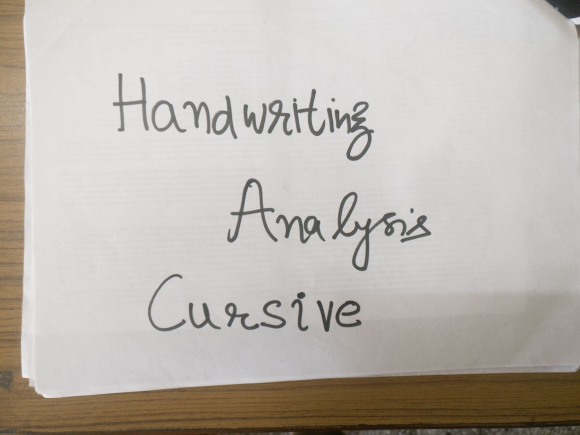
#> input picture 2. Character-seg/c1.jpg, 1160 x 870 px (shown at 1/2 size)
$ python Charseg.py c1.jpg   (older library calls are emulated)
#> lines starting #> are read from the running program, lines starting #| are printed output that depends on the picture; after the words box and inside, x2 and y2 are one past the last pixel; in counts of white or black regions, pixels touching at a corner belong together
import cv2
import numpy as np
from PIL import Image
import os
import sys
import shutil

#import image
imageName=sys.argv[1]
image = cv2.imread(imageName);
#> image is the input picture: shape (870, 1160, 3); mean B, G, R 177.5, 183.9, 189.3
image= cv2.resize(image,(500,500));
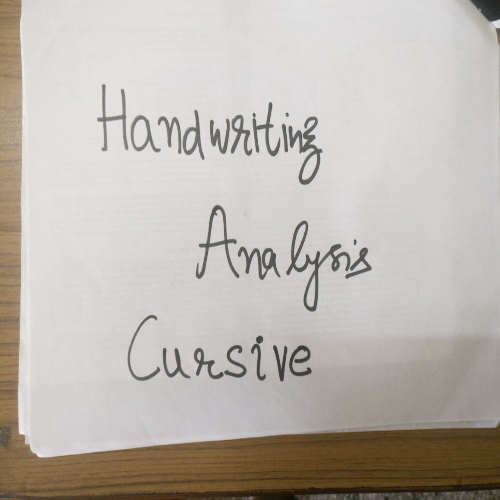
#> image: shape (500, 500, 3); mean B, G, R 177.4, 183.9, 189.3

#cv2.imshow('orig',image)
#cv2.waitKey(0)

#grayscale
gray = cv2.cvtColor(image,cv2.COLOR_BGR2GRAY)
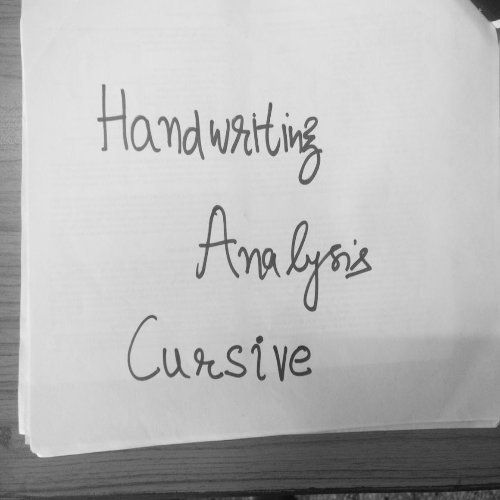
#> gray: shape (500, 500); min 13, max 239, mean 184.7
#cv2.imshow('gray',gray)
cv2.waitKey(0)

#binary
ret,thresh = cv2.threshold(gray,127,255,cv2.THRESH_BINARY_INV)
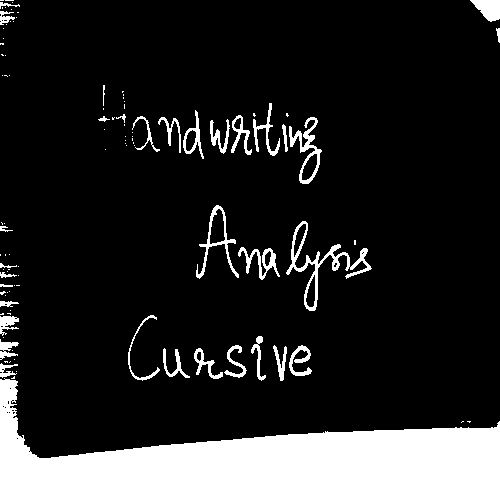
#> thresh: shape (500, 500); 15.7% white; 103 white regions (69 under 20 px)
#cv2.imshow('second',thresh)
cv2.waitKey(0)

#dilation
kernel = np.ones((1,1), np.uint8)
img_dilation = cv2.dilate(thresh, kernel, iterations=1)
#cv2.imshow('dilated',img_dilation)
cv2.waitKey(0)

#find contours
im2,ctrs, hier = cv2.findContours(img_dilation.copy(), cv2.RETR_EXTERNAL, cv2.CHAIN_APPROX_SIMPLE)
#> ctrs = 103 contours, 75 with area under 20; largest, box (x1, y1, x2, y2) and area: (0, 378, 500, 500) 30844, (286, 221, 372, 311) 1286, (196, 205, 239, 279) 774, (289, 117, 322, 184) 734, (238, 247, 280, 280) 398

#sort contours
sorted_ctrs = sorted(ctrs, key=lambda ctr: cv2.boundingRect(ctr)[0])
#> sorted_ctrs has the same summary as ctrs
j=0
dir='./SegmentedCharsOf-'+imageName+'/';
if not os.path.exists(dir):
    os.makedirs(dir)
else:
    shutil.rmtree(dir)           #removes all the subdirectories!
    os.makedirs(dir)
os.chdir(dir);
for i, ctr in enumerate(sorted_ctrs):
    # Get bounding box
    x, y, w, h = cv2.boundingRect(ctr)

    # Getting ROI
    roi = image[y:y+h, x:x+w];roi= cv2.resize(roi,(28,28));
    if(h>20 or w>20 and h<100 and w<100): cv2.imwrite(str(j)+'.jpg',roi); j=j+1; print("\n Subimages of characters saved");
#> this loop made 103 passes
#> (x, y, w, h) on passes 1, 2, 3, 4, 5, 6, 7, 8, 9, 10, 12, 13: (0, 378, 500, 122), (0, 363, 18, 15), (0, 339, 19, 21), (0, 316, 19, 20), (0, 313, 4, 2), (0, 301, 19, 6), (0, 291, 6, 4), (0, 284, 13, 3), (0, 272, 17, 6), (0, 263, 17, 5), (0, 226, 13, 6), (0, 43, 4, 2)
#> (x, y, w, h, roi) on passes 19, 21, 22, 23, 24, 26: (2, 75, 1, 1, [[97, 124, 145]]), (3, 337, 1, 1, [[85, 122, 150]]), (3, 269, 1, 1, [[95, 122, 148]]), (3, 38, 1, 1, [[88, 121, 144]]), (3, 28, 1, 1, [[89, 124, 147]]), (4, 223, 1, 1, [[94, 122, 146]])
#|  Subimages of characters saved
#|  Subimages of characters saved
#|  Subimages of characters saved
#|  Subimages of characters saved
#|  Subimages of characters saved
#|  Subimages of characters saved
#|  Subimages of characters saved
#|  Subimages of characters saved
#> (further printed lines are left out)
#> pass 1, `roi = image[y:y + h, x:x + w]`:
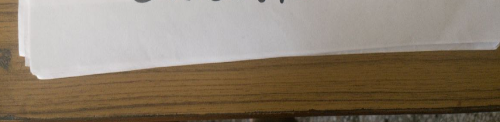
#> roi: shape (122, 500, 3); mean B, G, R 108.9, 126, 139.7
#> pass 1, `roi = cv2.resize(roi, (28, 28))`:
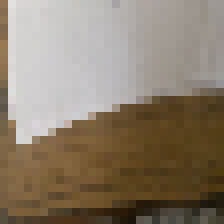
#> roi: shape (28, 28, 3) (shown 8 times larger); mean B, G, R 108.8, 126, 139.6
#> pass 2, `roi = cv2.resize(roi, (28, 28))`:
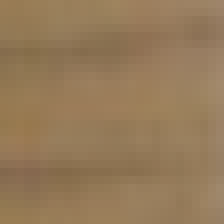
#> roi: shape (28, 28, 3) (shown 8 times larger); mean B, G, R 88.7, 122.1, 149.1
#> after the loop, j = 22

for i, ctr in enumerate(sorted_ctrs):
    # Get bounding box
    x, y, w, h = cv2.boundingRect(ctr)

    # show ROI
    #cv2.imshow('segment no:'+str(i),roi)
    if(h>20 or w>20 and h<100 and w<100): cv2.rectangle(image,(x,y),( x + w, y + h ),(90,0,255),2)
    cv2.waitKey(0)
#> this loop made 103 passes
#> (ctr, x, y, w, h) on passes 11, 16, 17, 18, 20, 27, 29, 32, 34, 37, 38: ([[0, 254], [0, 255]], 0, 254, 1, 2), ([[0, 0], [3, 0]], 0, 0, 4, 1), ([[1, 222], [2, 223], [2, 224], [2, 223]], 1, 222, 2, 3), ([[1, 54], [2, 55], [3, 55], [2, 54]], 1, 54, 3, 2), ([[2, 7], [2, 8]], 2, 7, 1, 2), ([[4, 75], [6, 75], [7, 76], [6, 75]], 4, 75, 4, 2), ([[5, 254], [5, 255]], 5, 254, 1, 2), ([[5, 0], [13, 0]], 5, 0, 9, 1), ([[7, 313], [9, 313], [10, 314], [10, 313]], 7, 313, 4, 2), ([[8, 269], [9, 269]], 8, 269, 2, 1), ([[10, 361], [9, 362]], 9, 361, 2, 2)
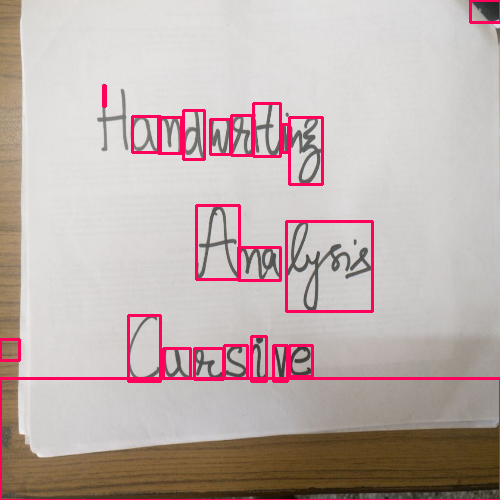
#> image: shape (500, 500, 3); 3.99% of pixels changed, all inside (x1, y1, x2, y2) = (0, 0, 500, 500)

#cv2.imshow('marked areas',image)
cv2.waitKey(0)
